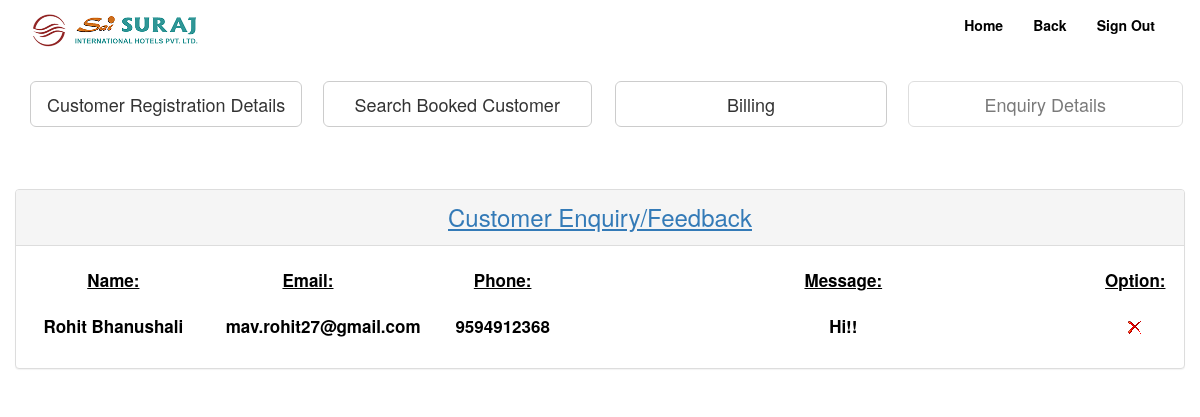
The page /admin/enquiry.php (signed in) on the database its author committed.
### tables this page shows
CREATE TABLE IF NOT EXISTS `contact` (
  `id` int(11) NOT NULL,
  `name` varchar(35) NOT NULL,
  `email` varchar(35) NOT NULL,
  `phone` bigint(20) NOT NULL,
  `message` varchar(50) NOT NULL
);

### admin/enquiry.php (the view, shortened to what this page needs)
<!DOCTYPE html>
<html>
<head>
    <link href="../css/bootstrap.min.css" rel="stylesheet">
    <link href="../css/font-awesome.min.css" rel="stylesheet">
    <link href="../css/styles.css" rel="stylesheet">
    <link href="../css/full-slider.css" rel="stylesheet">
</head>
<body>
  <div class="navbar-wrapper">
                <div class="container-fluid">
                    <nav class="navbar navbar-default">
                        <div class="container">
                            <div class="navbar-header">
                                <a class="logo" href="index.html"><img src="img/index.png"></a>
                            </div>
                            <div id="navbar" class="navbar-collapse collapse">
                                <ul class="nav navbar-nav navbar-right">
                                    <li><a href="admincpanel.php"><font color="black"><b>Home</b></font></span></a></li>
                                    <li><a href="cust.php"><font color="black"><b>Back</b></font></span></a></li>
                                    <li><a href="signout.php"><font color="black"><b>Sign Out</b></font></a></li>
                                </ul>
                            </div>
                        </div>
                    </nav>
                </div>
  </div>
  <div class="container">
    <div class="row">
        <div class="col-md-3"><a href="adminregister.php" class="btn btn-default btn-lg" role="button">Customer Registration Details</a></div>
        <div class="col-md-3"><a href="billing.php" class="btn btn-default btn-lg" role="button">&nbsp;&nbsp;&nbsp;Search Booked Customer&nbsp;&nbsp;&nbsp;</a></div>
        <div class="col-md-3"><a href="bill.php" class="btn btn-default btn-lg" role="button">&nbsp;&nbsp;&nbsp;&nbsp;&nbsp;&nbsp;&nbsp;&nbsp;&nbsp;&nbsp;&nbsp;&nbsp;&nbsp;&nbsp;&nbsp;&nbsp;&nbsp;&nbsp;&nbsp;Billing&nbsp;&nbsp;&nbsp;&nbsp;&nbsp;&nbsp;&nbsp;&nbsp;&nbsp;&nbsp;&nbsp;&nbsp;&nbsp;&nbsp;&nbsp;&nbsp;&nbsp;&nbsp;&nbsp;</a></div>
        <div class="col-md-3"><a href="enquiry.php" class="btn btn-default btn-lg disabled" role="button">&nbsp;&nbsp;&nbsp;&nbsp;&nbsp;&nbsp;&nbsp;&nbsp;&nbsp;&nbsp;&nbsp;&nbsp;Enquiry Details&nbsp;&nbsp;&nbsp;&nbsp;&nbsp;&nbsp;&nbsp;&nbsp;&nbsp;&nbsp;&nbsp;&nbsp;</a></div>
    </div>
  </div>
    <?php
		    if ( $_SESSION['username'])
    {
		$user=$_SESSION['username'];
			$ex0=mysql_query("SELECT * FROM adminlogin WHERE user='$user'") or die(mysql_error());
							$count=mysql_num_rows($ex0);
				if($count)
				{
			 echo "<center><strong><b><br><font color='white' size='3%'><u>Welcome ".$_SESSION['username']."</u></font></b><br><br></center></strong>";			 	 if((!isset($_POST['delete']) && !isset($_GET['id'])))
				 {
			 			$ex=mysql_query("SELECT * FROM contact") or die(mysql_error());
							$count=mysql_num_rows($ex);
				if($count)
				{
					echo "<div class='container'>
                                <div class='row'>
                                        <div class='panel panel-default'>
                                        	 <div class='panel-heading'>
                                                <div class='row'>
                                                    <div class='col-md-12'>
                                                        <a class='text-center'><center><font size='5%'><u>Customer Enquiry/Feedback</u></font></center></a>
                                                    </div>
                                                </div>
                                            </div>
                                            <div class='panel-body form-horizontal payment-form'>";
                                            echo "<div class='form-group'>
                                            <label for='roomno' class='col-sm-2 control-label'><center><u>Name:</u></center></label>
                                            <label for='type' class='col-sm-2 control-label'><center><u>Email:</u></center></label>
                                            <label for='option' class='col-sm-2 control-label'><center><u>Phone:</u></center></label>
                                            <label for='option' class='col-sm-5 control-label'><center><u>Message:</u></center></label>
                                            <label for='option' class='col-sm-1 control-label'><center><u>Option:</u></center></label>
                                      </div>";
                    while($row=mysql_fetch_assoc($ex))
                    {
						$id	=$row['id'];
						$name			=$row['name'];
						$email			=$row['email'];
						$phone			=$row['phone'];
						$msg			=$row['message'];
						echo "<div class='form-group'>
                                                    <label for='roomno' class='col-sm-2 control-label'><center>$name</center></label>
                                                    <label for='type' class='col-sm-2 control-label'><center>$email</center></label>
                                                    <label for='option' class='col-sm-2 control-label'><center>$phone</center></label>
                                                    <label for='option' class='col-sm-5 control-label'><center>$msg</center></label>
                                                    <label for='option' class='col-sm-1 control-label'><center><a href='enquiry.php?id=$id&delete=yes'><img src='img/b_drop.png'></a></center></label>
                               </div>";
                    }
                            }
                    }
                    echo " </div>
            </div>
    </div>
</div>";
	}
   else
    {
        header("Location:../login.php");
    }
					}
?>
</body>
</html>

### css/styles.css (style rules this page uses)
body { background: #8999A8; background: url(http://i.imgur.com/GHr12sH.jpg) no-repeat center center fixed; -webkit-background-size: cover; -moz-background-size: cover; -o-background-size: cover; background-size: cover; }
.funkyradio input[type="radio"]:focus ~ label:before, { box-shadow: 0 0 0 3px #999; }
.navbar, .dropdown-menu { background:rgba(255,255,255,0.25); border: none; }
.nav>li>a, .dropdown-menu>li>a:focus, .dropdown-menu>li>a:hover, .dropdown-menu>li>a, .dropdown-menu>li { border-bottom: 3px solid transparent; }
.navbar a, .dropdown-menu>li>a, .dropdown-menu>li>a:focus, .dropdown-menu>li>a:hover { color: #fff; }
.logo img { width:50% \9; max-width: 50%; margin-top: 0px; margin-bottom: 1px; }

### css/full-slider.css (style rules this page uses)
html, body { height: 100%; }

### admin/enquiry.php (style rules this page uses)
label { font-size: 17px; font-weight: bold; color: black; }

### rows shown on the page
contact: name "Rohit Bhanushali", email "mav.rohit27@gmail.com", phone "9594912368", message "Hi!!"
